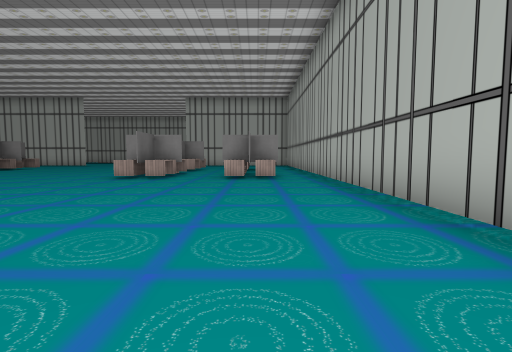
view 1 (above)

17 first-person views from a walk through a Godot game level. The camera is 1.2 m above the floor, tilts 4° down and sees 85° across. The floor is counted in squares, 2 m on a side. Each view is taken from the middle of a square. On the plan, view 1 faces up. The plan holds only what a view shows up to about 9 squares ahead; the rest is blank. The place goes on beyond the plan. Flat picture figures and markers are left out. Characters and animated objects are not drawn. Some surface patterns are stand-ins.

view 2
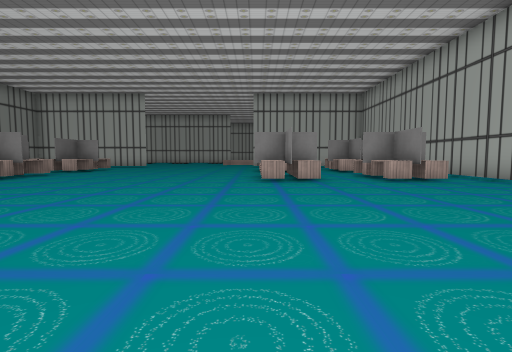

view 3
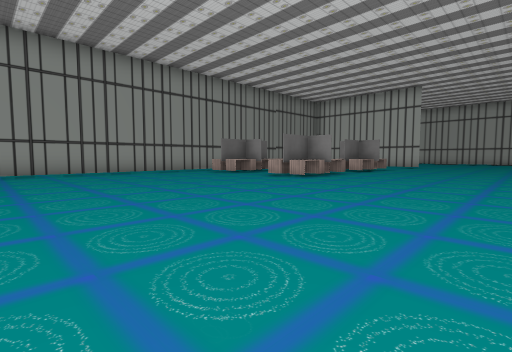

view 4
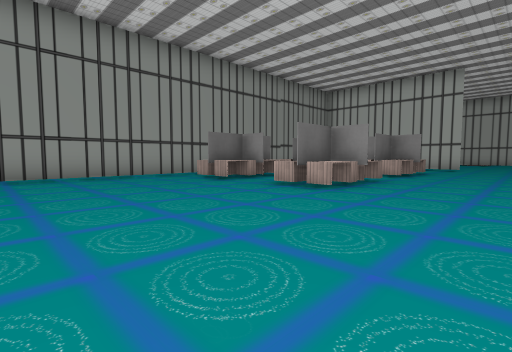

view 5
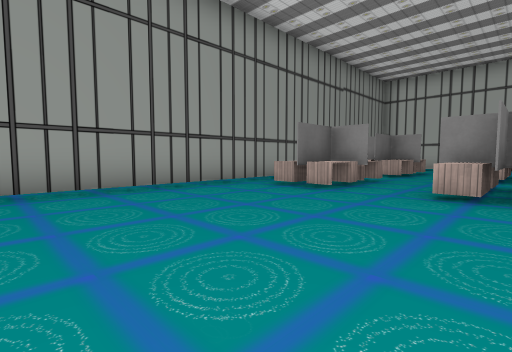

view 6
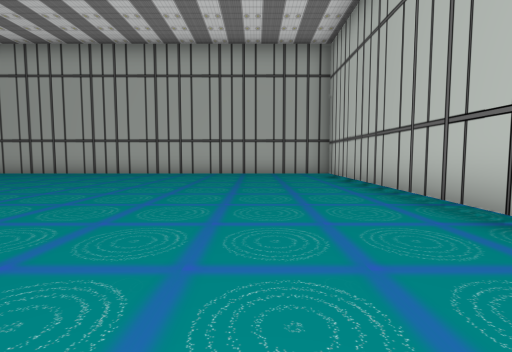

view 7
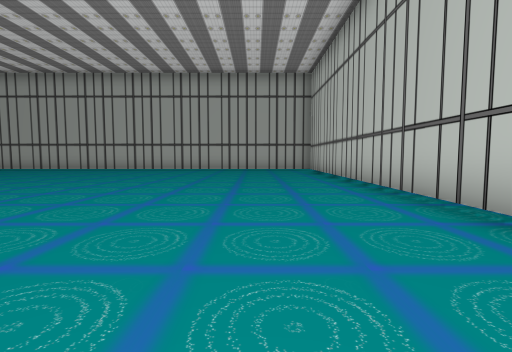

view 8
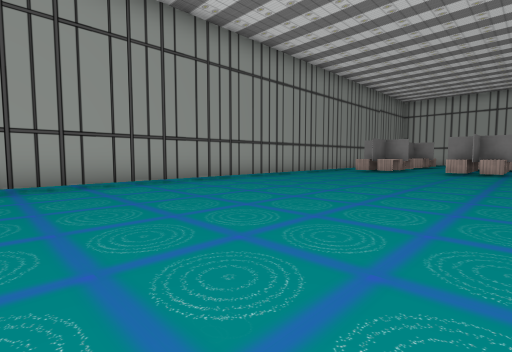

view 9
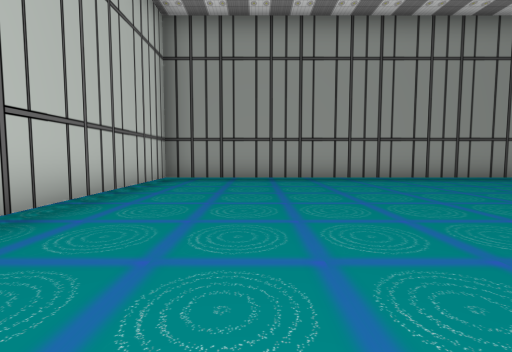

view 10
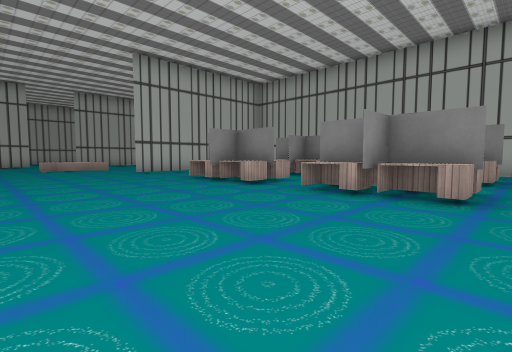

view 11
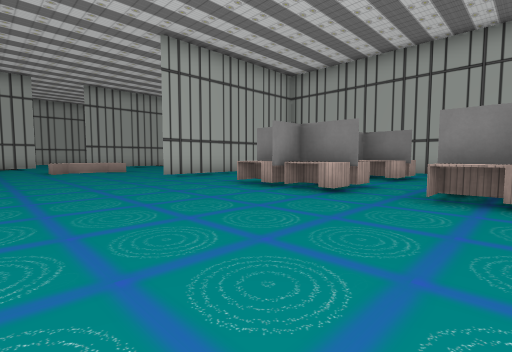

view 12
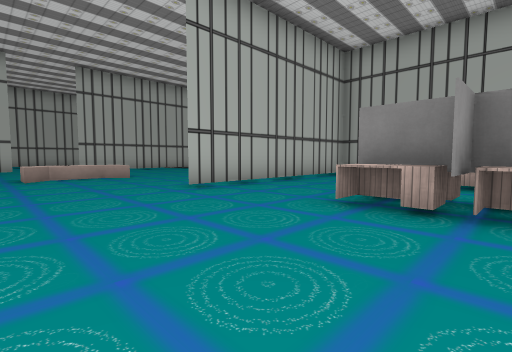

view 13
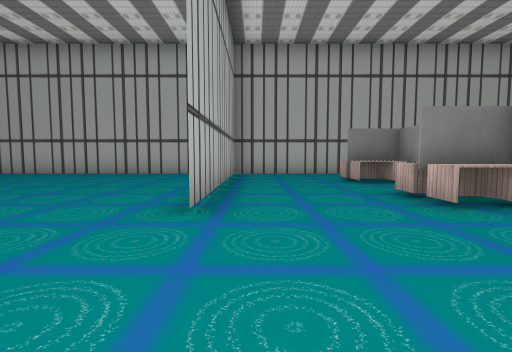

view 14
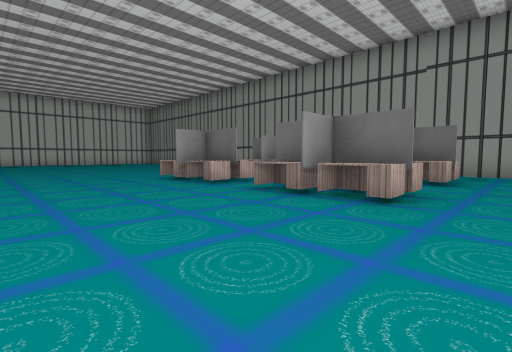

view 15
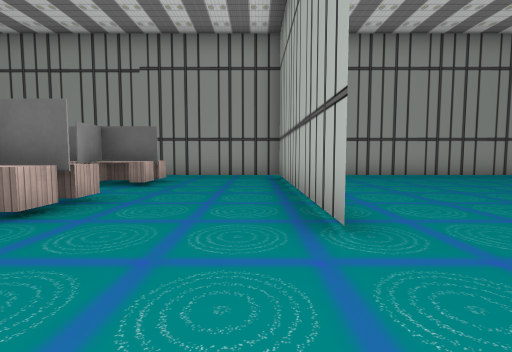

view 16
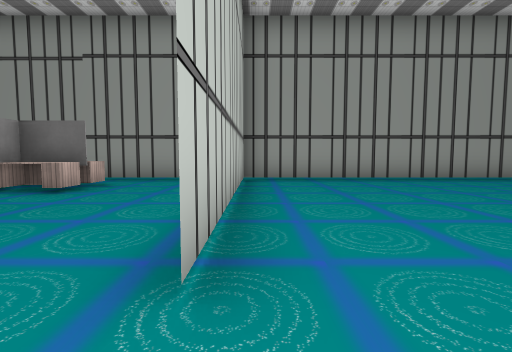

view 17
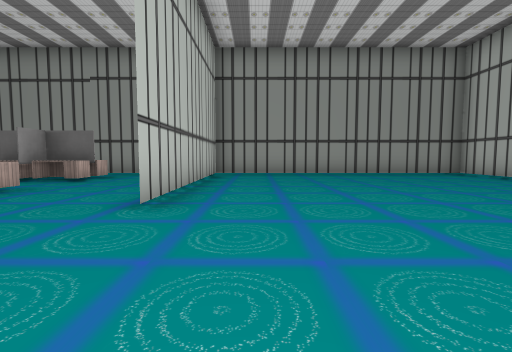

### Floor plan
Points are (right, up) in squares from view 1. A wall is a line through its corners. A room is listed if a view was taken in it or the views show most of it. See-through windows are left out.
Room 1 (views 1, 2, 3, 4, 5, 6, 7, 8, 9, 10, 11, 12, 13, 14, 15, 16, 17)
walls: (-3.2, 9.4) (-3.2, 10.1); (-16.1, 9.9) (-16.1, -5.3) (-11.5, -5.3); (-16.1, 16.7) (-10.1, 16.7) (-16, 16.7); (1.9, 16.7) (-4.2, 16.7); (-7.5, -5.3) (1.9, -5.3) (1.9, 23.5); (-16.1, 23.5) (-16.1, 12.6)
low walls: (-4, 20) (-4.5, 20.5) (-5.7, 20.5) (-6.3, 20)
ways out: gap at (1, 12)
objects: desk (-15, 8); desk (-15, 13); desk (-14, 8); desk (-14, 9) to (-14, 10); desk (-14, 12); desk (-14, 13); desk (-12, 8); desk (-12, 9) to (-12, 10); other object (-12, 12); desk (-12, 13); desk (-11, 8); desk (-11, 9) to (-11, 10); desk (-11, 12); desk (-11, 13); desk (-4, 8); desk (-4, 9); desk (-4, 12); desk (-4, 13); desk (-3, 8); other object (-3, 9); desk (-3, 12); desk (-3, 13); desk (-1, 8); desk (-1, 9); desk (-1, 12); desk (-1, 13); desk (0, 8); desk (0, 12); desk (0, 13)

Positions as (right, up) in squares from view 1, and headings:
1: (0, 0), facing up
2: (-4, 1), facing up
3: (-6, 1), facing up-left
4: (-8, 3), facing up-left
5: (-11, 3), facing up-left
6: (-7, -3), facing right
7: (-10, -3), facing right
8: (-10, -3), facing up-left
9: (-9, -3), facing left
10: (-8, 7), facing up-right
11: (-8, 9), facing up-right
12: (-7, 12), facing up-right
13: (-7, 16), facing right
14: (-7, 15), facing down-left
15: (-8, 16), facing left
16: (-9, 17), facing left
17: (-7, 18), facing left
